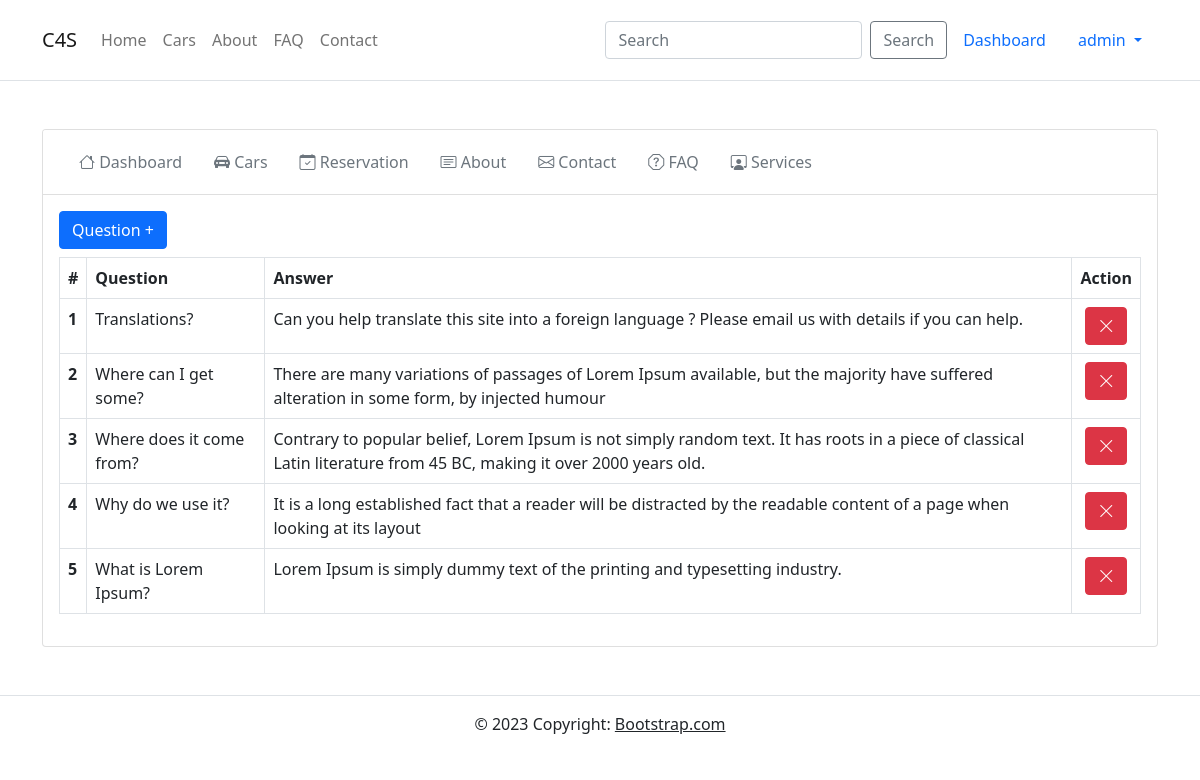
Page /admin/faq.php (signed in) on the committed database.
### tables this page shows
CREATE TABLE IF NOT EXISTS `faq` (
  `id` int(11) NOT NULL AUTO_INCREMENT,
  `question` text NOT NULL,
  `answer` longtext NOT NULL,
  PRIMARY KEY (`id`)
);

### admin/faq.php (the view, shortened to what this page needs)
<?php
include "../config/db.php";
include "../inc/head.php";
include "../inc/navbar.php";
?>
<div class="container">
    <section class="mt-5">
        <div class="card">
            <div class="card-header bg-white">
                <?php include "tabs.php"; ?>
            </div>
            <div class="card-body">
                <button type="button" class="btn btn-primary mb-2" data-bs-toggle="modal" data-bs-target="#exampleModal">
                    Question +
                </button>
                <table class="table table-bordered">
                    <thead>
                        <tr>
                        <th scope="col">#</th>
                        <th scope="col">Question</th>
                        <th scope="col">Answer</th>
                        <th scope="col" class="text-center">Action</th>
                        </tr>
                    </thead>
                    <tbody>
                    <?php
                        @$rows = mysqli_query($conn, "SELECT * FROM faq ORDER BY id DESC");
                        foreach (@$rows as $key => $row) :
                        ?>
                            <tr>
                                <th scope="row"><?php echo $key + 1; ?></th>
                                <td><?php echo $row['question']; ?></td>
                                <td><?php echo $row['answer']; ?></td>
                                <td class="text-center">
                                    <form method="post" action ="<?php $_PHP_SELF ?>">
                                        <button type="submit" name="remove" class="btn btn-danger"><i class="bi bi-x-lg"></i></button>
                                    </form>
                                </td>
                            </tr>
                        <?php endforeach; ?>
                    </tbody>
                </table>
            </div>
        </div>
    </section>
</div>
<?php
include "../inc/footer.php";
?>

### rows in the picture
faq: question "Translations?", answer "Can you help translate this site into a foreign language ? Please email us with details if you can help."
faq: question "Where can I get some?", answer "There are many variations of passages of Lorem Ipsum available, but the majority have suffered alteration in some form, by injected humour"
faq: question "Where does it come from?", answer "Contrary to popular belief, Lorem Ipsum is not simply random text. It has roots in a piece of classical Latin literature from 45 BC, making it over 2000 years old."
faq: question "Why do we use it?", answer "It is a long established fact that a reader will be distracted by the readable content of a page when looking at its layout"
faq: question "What is Lorem Ipsum?", answer "Lorem Ipsum is simply dummy text of the printing and typesetting industry."

### other values in the picture
$_SESSION['login_username'] "admin"
